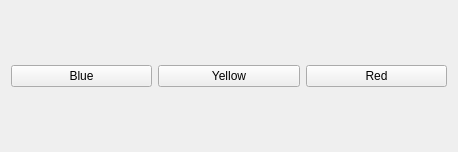
<?xml version="1.0" encoding="UTF-8"?>
<ui version="4.0">
 <class>Dialog</class>
 <widget class="QDialog" name="Dialog">
  <property name="geometry">
   <rect>
    <x>0</x>
    <y>0</y>
    <width>458</width>
    <height>152</height>
   </rect>
  </property>
  <property name="windowTitle">
   <string>Dialog</string>
  </property>
  <layout class="QHBoxLayout" name="horizontalLayout">
   <item>
    <widget class="QPushButton" name="pushButtonBlue">
     <property name="text">
      <string>Blue</string>
     </property>
     <property name="autoDefault">
      <bool>false</bool>
     </property>
    </widget>
   </item>
   <item>
    <widget class="QPushButton" name="pushButtonYellow">
     <property name="text">
      <string>Yellow</string>
     </property>
     <property name="autoDefault">
      <bool>false</bool>
     </property>
    </widget>
   </item>
   <item>
    <widget class="QPushButton" name="pushButtonRed">
     <property name="text">
      <string>Red</string>
     </property>
     <property name="autoDefault">
      <bool>false</bool>
     </property>
    </widget>
   </item>
  </layout>
 </widget>
 <resources/>
 <connections/>
</ui>
